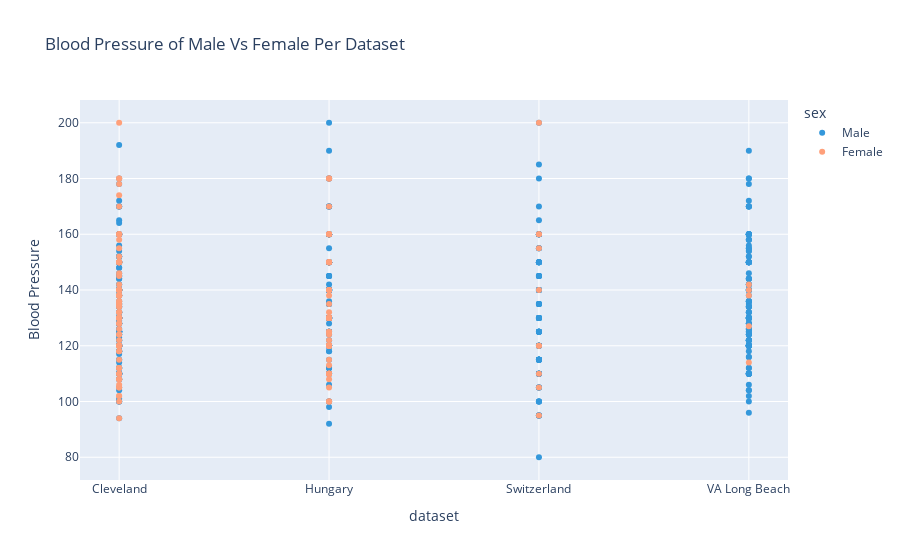

Notebook cell for this chart:
### Code cell
fig = px.scatter(data_frame=df, y='trestbps', x='dataset', color='sex',
                 color_discrete_map={'Male': '#3498db', 'Female': '#FFA07A'},
                 labels={'trestbps': 'Blood Pressure' },
                 title='Blood Pressure of Male Vs Female Per Dataset'
                 )

fig.show()

### Figure 1 — Plotly figure (JSON) as saved in the notebook; plotly's stock layout.template omitted (floating-point values rounded to 4 significant figures; data arrays with more than 128 entries replaced by an {"elided": "..."} marker saying what was removed)
{"data": [{"hovertemplate": "sex=Male<br>dataset=%{x}<br>Blood Pressure=%{y}<extra></extra>", "legendgroup": "Male", "marker": {"color": "#3498db", "symbol": "circle"}, "mode": "markers", "name": "Male", "orientation": "v", "showlegend": true, "type": "scatter", "x": {"elided": "725 str values"}, "xaxis": "x", "y": {"elided": "725 int values"}, "yaxis": "y"}, {"hovertemplate": "sex=Female<br>dataset=%{x}<br>Blood Pressure=%{y}<extra></extra>", "legendgroup": "Female", "marker": {"color": "#FFA07A", "symbol": "circle"}, "mode": "markers", "name": "Female", "orientation": "v", "showlegend": true, "type": "scatter", "x": {"elided": "194 str values"}, "xaxis": "x", "y": {"elided": "194 int values"}, "yaxis": "y"}], "layout": {"legend": {"title": {"text": "sex"}, "tracegroupgap": 0}, "title": {"text": "Blood Pressure of Male Vs Female Per Dataset"}, "xaxis": {"anchor": "y", "domain": [0, 1], "title": {"text": "dataset"}}, "yaxis": {"anchor": "x", "domain": [0, 1], "title": {"text": "Blood Pressure"}}}}
